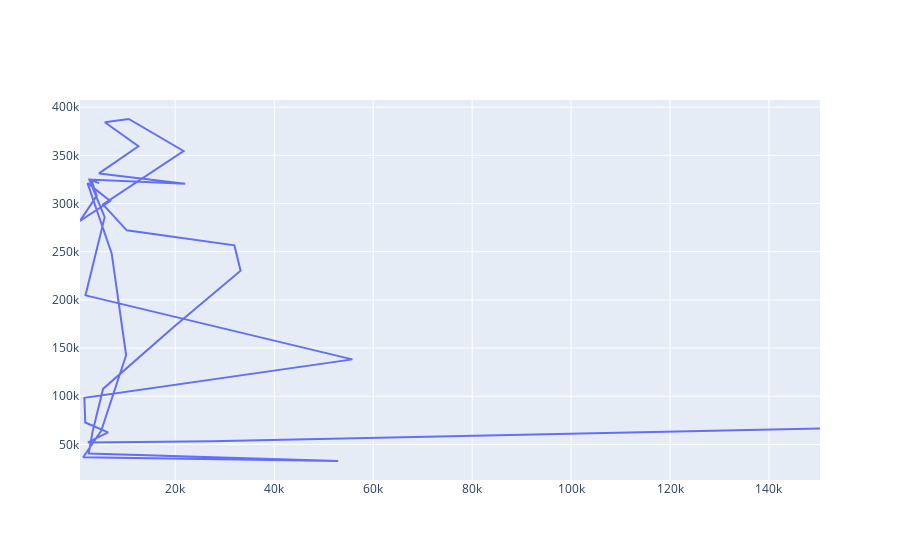

Notebook source saved alongside this figure:
### Code cell
btc_trace = go.Scatter(x=data.iloc[-1], y=data['10'], name='교통량')
py.iplot([btc_trace])

### Figure 1 — Plotly figure (JSON) as saved in the notebook; plotly's stock layout.template omitted (floating-point values rounded to 4 significant figures; data arrays with more than 128 entries replaced by an {"elided": "..."} marker saying what was removed)
{"data": [{"name": "교통량", "type": "scatter", "x": ["2020-05-17T00:00:00", "23:00:00", 150312, 27410, 2350, 6406, 1803, 1614, 55788, 1849, 5722, 2611, 21993, 4567, 12547, 5756, 10595, 21670, 5379, 10185, 31934, 33200, 19428, 5395, 3256, 2499, 52917, 1377, 5021, 10058, 7139, 2250, 6844, 735, 4116, 3046, 4606, "2020-05-17T23:00:00"], "y": {"elided": "3312 int values"}}], "layout": {}}
